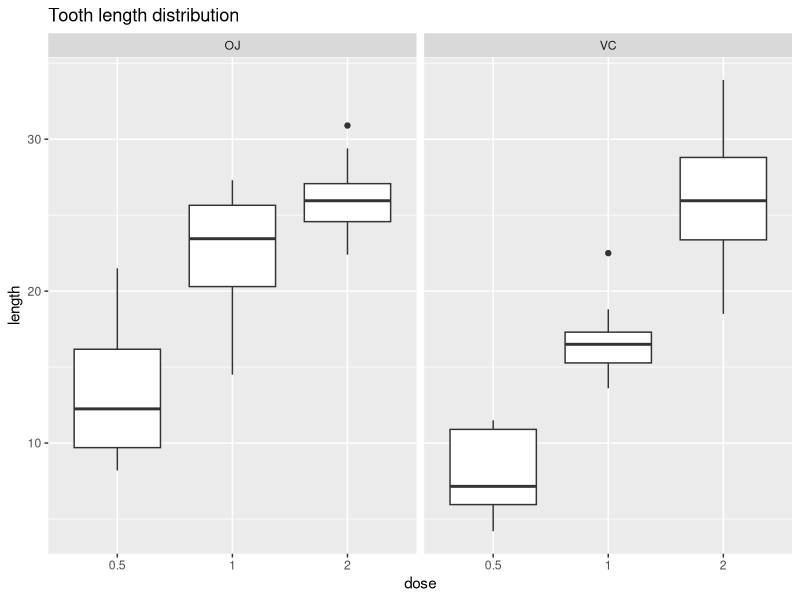

Reproduce this figure in R.
## ---- chunk 1
data(ToothGrowth)
summary(ToothGrowth)
str(ToothGrowth)
library(ggplot2)
q <- ggplot(data = ToothGrowth, aes(x = factor(dose), y = len))
q <- q + geom_boxplot() + facet_grid(. ~ supp)
q + ggtitle('Tooth length distribution') + labs(x = "dose", y = "length")
## ---- chunk 2
mtrx_test <- array(list(),c(12,12),dimnames = list(1:12,1:12))
p.v <- array(numeric(),c(12,12),dimnames = list(1:12,1:12))
k <- 1
for (i in c("VC ","OJ ","all")){
    for (j in c("0.5","1  ","2  ","all")){
        colnames(mtrx_test)[k] <- paste(i,j)
        rownames(mtrx_test)[k] <- paste(i,j)
        colnames(p.v)[k] <- paste(i,j)
        rownames(p.v)[k] <- paste(i,j)
        k <- k +1
    }
}
for (i in 1:nrow(mtrx_test)){
    for (j in 1:ncol(mtrx_test)){
        q1_s <- gsub(" ","",substr(rownames(mtrx_test)[i],1,3))
        q1_d <- gsub(" ","",substr(rownames(mtrx_test)[i],5,nchar(rownames(mtrx_test)[i])))
        if(q1_s == "all") q1_s <- c("VC","OJ")
        if(q1_d == "all") q1_d <- c("0.5","1","2")
        q2_s <- gsub(" ","",substr(colnames(mtrx_test)[j],1,3))
        q2_d <- gsub(" ","",substr(colnames(mtrx_test)[j],5,nchar(colnames(mtrx_test)[j])))
        if(q2_s == "all") q2_s <- c("VC","OJ")
        if(q2_d == "all") q2_d <- c("0.5","1","2")
        q1 <- ToothGrowth[ToothGrowth$supp %in% q1_s & ToothGrowth$dose %in% q1_d,]
        q2 <- ToothGrowth[ToothGrowth$supp %in% q2_s & ToothGrowth$dose %in% q2_d,]
        mtrx_test[i,j][[1]] <- t.test(q1$len,q2$len,paired = F)
        p.v[i,j] <- sprintf("%3.2e",mtrx_test[i,j][[1]]$p.value)
    }
}
rm(list=ls()[! ls() %in% c("mtrx_test","ToothGrowth","p.v")])
## ---- chunk 3
mtrx_test["OJ  all","VC  all"][[1]]
mtrx_test["OJ  0.5","VC  0.5"][[1]]
mtrx_test["OJ  1  ","VC  1  "][[1]]
mtrx_test["OJ  2  ","VC  2  "][[1]]#[["p.value"]]
## ---- chunk 4



## ---- chunk 5

## ---- chunk 6

